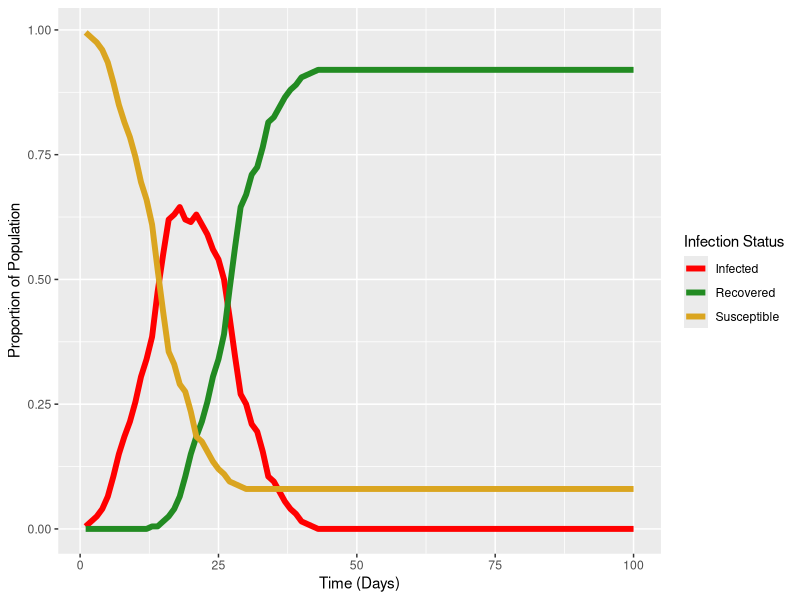

This figure's R source:
## ---- chunk 1
knitr::opts_chunk$set(echo = TRUE)
## ---- chunk 2

library(ggplot2)

## ---- chunk 3

#Population Size#
#Number of agents to generate
popSize<-200



#Social Distancing#
#Proportion of agents who are social distancing
socialDist<-.9



#Movement Speed#
#How far agents move in a given time step
moveSpeed<-12



#Infection Radius#
#How close two agents must be to transmit disease
radius<-6


#Transmission Probability#
#The probability an infected agent will pass the disease to a susceptible agent
contagion<-.5



#Recovery Time#
#How long agents take to recover from infection
recoveryTime<-14



#Number of Days#
#Number of "days" to repeat the life cycle
numDays<-100

## ---- chunk 4

#Agent Generation#
#A function to generate agents
agentGenerate<-function(n,s){
  
  #n = population size
  #s = socialDist; whether agents are social distancing
  
  #Assign each agent a random position on a 2-D surface
  xPos<-runif(n,0,100)
  yPos<-runif(n,0,100)
  
  #Assign each agent a social distancing status
  distancing<-sample(c(rep("moving",n-floor((n*s))),
    rep("standing",floor(n*s))))
  
  #Assign each agent a disease status
  status<-sample(c(rep("susceptible",n-1),"infected"))
  
  #Create a variable to track duration of infection
  daysInfected<-ifelse(status=="infected",1,0)
  
  #Put the agents together
  agents<-data.frame(xPos,yPos,distancing,status,daysInfected)
  
  #OUtput the agents
  return(agents)
  
}



#Move#
#A function to make agents move
move<-function(startPos,speed){
  
  #Generate a random degree of squared movement on the x-dimension
  xDiff<-runif(1,0,speed^2)
  
  #Allocate any remaining movement speed to the y-dimension
  yDiff<-speed^2-xDiff
  
  #Square root to convert into coordinate dimensions
  xDiff<-sqrt(xDiff)
  yDiff<-sqrt(yDiff)
  
  #Randomly make each movement direction positive or negative
  moveDiff<-sample(c(-1,1),2,replace=T)*c(xDiff,yDiff)
  
  #Generate new coordinates
  newPos<-startPos+moveDiff
  
  #If necessary, wrap agent position back around to a valid position in the 2-D surface
  newPos<-newPos %% 100
  
  #Output the new coordinate position
  return(newPos)
  
}



#Infect#
#Spread the infection between agents
infect<-function(agents,radius,contagion){
  
  #Agents = all agents
  #Radius = exposure radius
  #Contagion = infection probability per exposure
  
  #Generate a distance matrix
  distances<-as.matrix(dist(agents[,1:2]))
  
  #Determine which agents are currently infected
  infected<-which(agents$status=="infected")
  
  #Loop through infected agents...
  for(sickPerson in infected){
    
    #Determines which agents are within the infection radius of the sick person
    transmit<-distances[sickPerson,]<=radius
    
    #Determine which exposed agents are actually susceptible
    transmit<-transmit & agents$status=="susceptible"
    
    #Determines whether a transmission event will actually happen
    transmit<-transmit & rbinom(nrow(agents),1,contagion)
    
    #Change the infection status of people who experienced a transmission event
    agents$status[transmit]<-"infected"
    
  }
  
  return(agents)
  
}

## ---- chunk 5

#Generate the agents
agents<-agentGenerate(popSize,socialDist)



###Life Cycle###

#Generate a blank vector for storing results
results<-data.frame("day"=rep(1:numDays,each=3),
                    "status"=c("susceptible","infected","recovered"),
                    "p"=NA
                    )

#Loop through days...
for (day in 1:numDays) {
  
  #Move#
  
  #Loop agent-by-agent...
  for (a in 1:nrow(agents)) {
    #If the agent is not social distancing...
    if (agents$distancing[a] == "moving") {
      #Have them move to a new position
      agents[a, 1:2] <- move(agents[a, 1:2], moveSpeed)
      
    }
    
  }
  
  
  
  #Infect#
  
  #Determine which agents get infected today
  agents <- infect(agents, radius, contagion)
  
  
  
  #Recovery#
  
  #Increments days infected for infected agents
  agents$daysInfected[agents$status == "infected"] <-
    agents$daysInfected[agents$status == "infected"] + 1
  
  #If agents have been infected for at least recoveryTime days, change their status to recovered
  agents$status <- ifelse(agents$daysInfected >= recoveryTime,
                          "recovered",
                          agents$status)
  
  #Record proportion of agents who have each infection status as of this day
  results$p[results$day==day & 
              results$status=="susceptible"] <- mean(agents$status=="susceptible")
  
    results$p[results$day==day & 
              results$status=="infected"] <- mean(agents$status=="infected")
    
      results$p[results$day==day & 
              results$status=="recovered"] <- mean(agents$status=="recovered")
  
}


## ---- chunk 6

sirPlot<-ggplot(data=results,
                aes(x=day,
                    y=p,
                    color=status)
                )+
  labs(x="Time (Days)",
       y="Proportion of Population",
       color="Infection Status")+
  scale_color_manual(values=c("red",
                              "forestgreen",
                              "goldenrod"),
                     labels=c("Infected",
                              "Recovered",
                              "Susceptible"))+
  geom_line(lwd=2)

sirPlot

